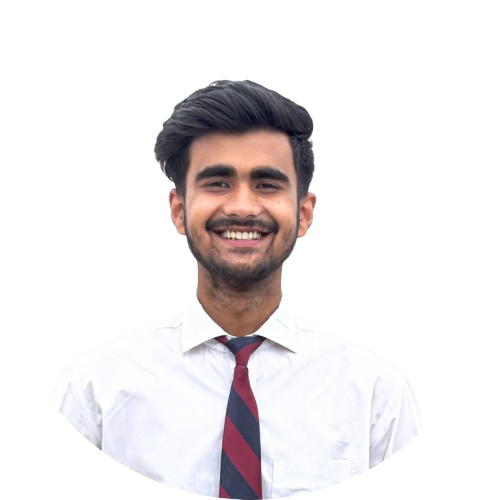
#> input picture assets/profile.png, 500 x 500 px
$ python generate_banner.py
#> lines starting #> are read from the running program, lines starting #| are printed output that depends on the picture
from pathlib import Path
from PIL import Image, ImageOps, ImageFilter, ImageEnhance
import html
import random

ROOT = Path(__file__).resolve().parent
ASSETS = ROOT / "assets"

WIDTH = 1180
HEIGHT = 610

PHOTO_PATH = ASSETS / "profile.png"
OUTPUT_DARK = ROOT / "dark.svg"
OUTPUT_LIGHT = ROOT / "light.svg"

GRID_W = 105
GRID_H = 118

random.seed(42)


def load_portrait():
    image = Image.open(PHOTO_PATH).convert("RGB")

    target_ratio = GRID_W / GRID_H
    image_ratio = image.width / image.height

    if image_ratio > target_ratio:
        new_width = int(image.height * target_ratio)
        left = (image.width - new_width) // 2

        image = image.crop(
            (
                left,
                0,
                left + new_width,
                image.height
            )
        )
    else:
        new_height = int(image.width / target_ratio)
        top = max(0, (image.height - new_height) // 2)

        image = image.crop(
            (
                0,
                top,
                image.width,
                top + new_height
            )
        )

    image = image.resize(
        (GRID_W, GRID_H),
        Image.Resampling.LANCZOS
    )

    image = ImageOps.grayscale(image)
    image = ImageOps.autocontrast(image, cutoff=1)

    image = ImageEnhance.Contrast(
        image
    ).enhance(1.3)

    image = image.filter(
        ImageFilter.UnsharpMask(
            radius=3,
            percent=140,
            threshold=3
        )
    )

    return image


def dither(image):
    pixels = image.load()

    matrix = [
        [
            float(pixels[x, y])
            for x in range(image.width)
        ]
        for y in range(image.height)
    ]

    for y in range(image.height):
        reverse = y % 2 == 1

        if reverse:
            xs = range(
                image.width - 1,
                -1,
                -1
            )
        else:
            xs = range(image.width)

        for x in xs:
            old = matrix[y][x]

            new = 255 if old >= 128 else 0

            error = old - new

            matrix[y][x] = new

            direction = -1 if reverse else 1

            next_x = x + direction

            if 0 <= next_x < image.width:
                matrix[y][next_x] += (
                    error * 7 / 16
                )

            if y + 1 < image.height:
                matrix[y + 1][x] += (
                    error * 5 / 16
                )

                prev_x = x - direction
                next_x = x + direction

                if 0 <= prev_x < image.width:
                    matrix[y + 1][prev_x] += (
                        error * 3 / 16
                    )

                if 0 <= next_x < image.width:
                    matrix[y + 1][next_x] += (
                        error * 1 / 16
                    )

    return matrix


def portrait_points():
    image = load_portrait()
#> in load_portrait, `image = image.crop( ( left, 0, left + new_width, image.height ) )`:
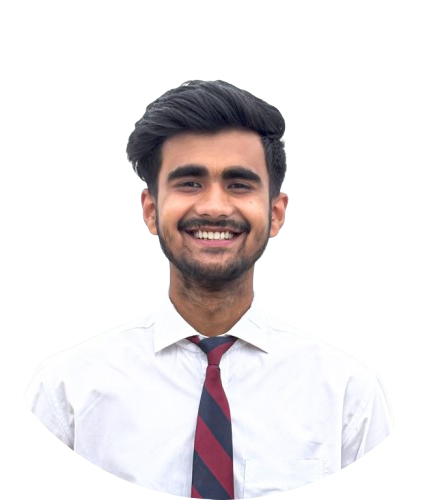
#> image: PIL image 444x500 RGB; mean R, G, B 232.9, 228.5, 229.5
#> in load_portrait, `image = image.resize( (GRID_W, GRID_H), Image.Resampling.LANCZOS )`:
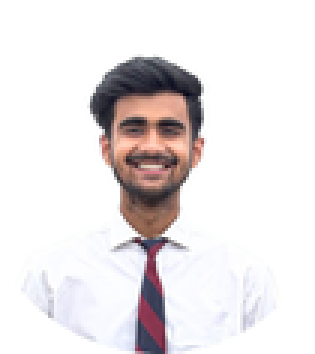
#> image: PIL image 105x118 RGB (shown 3 times larger); mean R, G, B 232.8, 228.4, 229.4
#> in load_portrait, `image = ImageOps.grayscale(image)`:
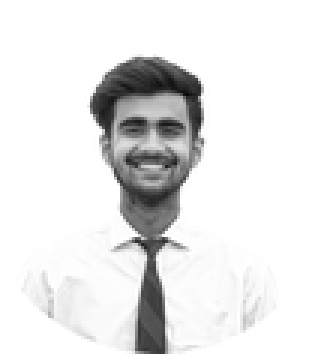
#> image: PIL image 105x118 L (shown 3 times larger); min 8, max 255, mean 229.8
#> in load_portrait, `image = ImageOps.autocontrast(image, cutoff=1)`:
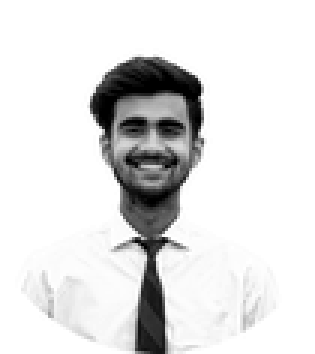
#> image: PIL image 105x118 L (shown 3 times larger); min 0, max 255, mean 224.8
#> in load_portrait, `image = ImageEnhance.Contrast( image ).enhance(1.3)`:
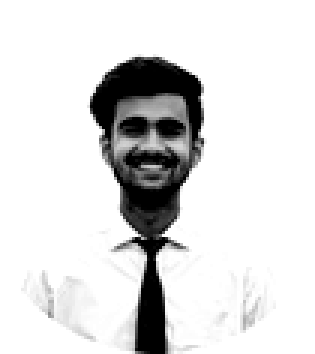
#> image: PIL image 105x118 L (shown 3 times larger); min 0, max 255, mean 221
#> in load_portrait, `image = image.filter( ImageFilter.UnsharpMask( radius=3, percent=140, ..`:
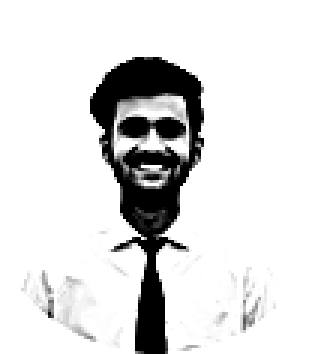
#> image: PIL image 105x118 L (shown 3 times larger); min 0, max 255, mean 221.4
    matrix = dither(image)
#> in dither, `matrix = [ [ float(pixels[x, y]) for x in range(image.width) ] for y i..`: matrix = 118 items

    points = []

    left = 65
    top = 110

    frame_w = 380
    frame_h = 385

    cell_w = frame_w / GRID_W
    cell_h = frame_h / GRID_H

    for y in range(GRID_H):
        for x in range(GRID_W):
            value = matrix[y][x]

            if value < 128:
                px = (
                    left
                    + x * cell_w
                    + cell_w / 2
                )

                py = (
                    top
                    + y * cell_h
                    + cell_h / 2
                )

                jitter_x = random.uniform(
                    -0.9,
                    0.9
                )

                jitter_y = random.uniform(
                    -0.9,
                    0.9
                )

                radius = random.uniform(
                    0.65,
                    1.35
                )

                points.append(
                    (
                        px + jitter_x,
                        py + jitter_y,
                        radius
                    )
                )

    return points


def circles(points):
    output = []

    for x, y, radius in points:
        output.append(
            (
                f'<circle '
                f'cx="{x:.2f}" '
                f'cy="{y:.2f}" '
                f'r="{radius:.2f}"/>'
            )
        )

    return "".join(output)


def text(
    x,
    y,
    value,
    size=13,
    weight="400",
    opacity=1
):
    safe = html.escape(value)

    return (
        f'<text '
        f'x="{x}" '
        f'y="{y}" '
        f'font-family="ui-monospace,'
        f'SFMono-Regular,Menlo,Monaco,'
        f'Consolas,monospace" '
        f'font-size="{size}px" '
        f'font-weight="{weight}" '
        f'fill="currentColor" '
        f'opacity="{opacity}">'
        f'{safe}'
        f'</text>'
    )


def line(
    x1,
    y1,
    x2,
    y2,
    opacity=1
):
    return (
        f'<line '
        f'x1="{x1}" '
        f'y1="{y1}" '
        f'x2="{x2}" '
        f'y2="{y2}" '
        f'stroke="currentColor" '
        f'opacity="{opacity}"/>'
    )


def build_svg(points, dark=True):
    bg = (
        "#090b10"
        if dark
        else "#ffffff"
    )

    fg = (
        "#f3f4f6"
        if dark
        else "#111827"
    )

    muted = (
        "#8b949e"
        if dark
        else "#6b7280"
    )

    red = "#ff4d4d"

    portrait = circles(points)

    info = [
        (
            "Subject",
            "Aditya Kumar"
        ),
        (
            "Role",
            "Full Stack Developer"
        ),
        (
            "Focus",
            "DSA · Full Stack · Cloud Security"
        ),
        (
            "Status",
            "Learning · Building · Shipping"
        ),
        (
            "ToolChain",
            "VS Code · Git · GitHub · Figma · Postman"
        ),
        (
            "Core.Lang",
            "C++ · Python · JavaScript"
        ),
        (
            "Core.Frontend",
            "React.js · Next.js · GSAP · Framer"
        ),
        (
            "Core.Backend",
            "FastAPI"
        ),
        (
            "Core.Database",
            "PostgreSQL · SQL"
        ),
        (
            "Core.Cloud",
            "AWS"
        ),
        (
            "Core.Infra",
            "Docker · GitHub Actions"
        )
    ]

    info_markup = []

    start_y = 155

    for index, (label, value) in enumerate(info):
        y = start_y + index * 29

        info_markup.append(
            text(
                510,
                y,
                label,
                12,
                "700"
            )
        )

        info_markup.append(
            text(
                655,
                y,
                value,
                11,
                "400",
                0.92
            )
        )

        info_markup.append(
            line(
                510,
                y + 9,
                1110,
                y + 9,
                0.10
            )
        )

    social = [
        (
            "MAIL",
            "Available on request"
        ),
        (
            "PORTFOLIO",
            "Coming soon"
        ),
        (
            "LINKEDIN",
            "linkedin.com/in/adityakumar"
        ),
        (
            "GITHUB",
            "github.com/flickshot-bit"
        )
    ]

    social_markup = []

    for index, (label, value) in enumerate(social):
        y = 470 + index * 22

        social_markup.append(
            text(
                510,
                y,
                label,
                10,
                "700"
            )
        )

        social_markup.append(
            text(
                655,
                y,
                value,
                10,
                "400",
                0.80
            )
        )

    logo_sequence = """
    <g id="logo-cpp" opacity="0">
        <rect
            x="910"
            y="75"
            width="105"
            height="42"
            rx="21"
            fill="currentColor"
            opacity="0.06"
            stroke="currentColor"
            stroke-width="1"
            stroke-opacity="0.18"/>

        <text
            x="962.5"
            y="103"
            text-anchor="middle"
            font-family="Arial,sans-serif"
            font-size="21"
            font-weight="800"
            fill="currentColor">
            C++
        </text>
    </g>

    <g id="logo-react" opacity="0">
        <rect
            x="910"
            y="75"
            width="105"
            height="42"
            rx="21"
            fill="currentColor"
            opacity="0.06"
            stroke="currentColor"
            stroke-width="1"
            stroke-opacity="0.18"/>

        <g
            transform="
                translate(962.5 96)
                scale(0.20)
            "
        >
            <circle
                cx="0"
                cy="0"
                r="46"
                fill="none"
                stroke="currentColor"
                stroke-width="7"/>

            <ellipse
                cx="0"
                cy="0"
                rx="75"
                ry="25"
                fill="none"
                stroke="currentColor"
                stroke-width="7"/>

            <ellipse
                cx="0"
                cy="0"
                rx="75"
                ry="25"
                transform="rotate(60)"
                fill="none"
                stroke="currentColor"
                stroke-width="7"/>

            <ellipse
                cx="0"
                cy="0"
                rx="75"
                ry="25"
                transform="rotate(-60)"
                fill="none"
                stroke="currentColor"
                stroke-width="7"/>

            <circle
                cx="0"
                cy="0"
                r="9"
                fill="currentColor"/>
        </g>
    </g>

    <g id="logo-aws" opacity="0">
        <rect
            x="910"
            y="75"
            width="105"
            height="42"
            rx="21"
            fill="currentColor"
            opacity="0.06"
            stroke="currentColor"
            stroke-width="1"
            stroke-opacity="0.18"/>

        <text
            x="962.5"
            y="101"
            text-anchor="middle"
            font-family="Arial,sans-serif"
            font-size="21"
            font-weight="800"
            fill="currentColor">
            aws
        </text>

        <path
            d="M940 106 Q962.5 117 985 106"
            fill="none"
            stroke="currentColor"
            stroke-width="2.5"
            stroke-linecap="round"/>
    </g>
    """

    svg = f"""<svg
    xmlns="http://www.w3.org/2000/svg"
    width="{WIDTH}"
    height="{HEIGHT}"
    viewBox="0 0 {WIDTH} {HEIGHT}">

    <style>
        svg {{
            color: {fg};
            background: {bg};
        }}

        .terminal {{
            fill: {bg};
            stroke: currentColor;
            stroke-width: 1.5;
        }}

        .portrait {{
            fill: currentColor;
        }}

        .live {{
            animation:
                pulse 1.5s ease-in-out infinite;
        }}

        #portrait {{
            animation:
                portraitIntro 3.2s ease-out 1;
            transform-origin:
                255px 300px;
        }}

        #logo-cpp {{
            animation:
                cppMorph 14.2s linear infinite;
        }}

        #logo-react {{
            animation:
                reactMorph 14.2s linear infinite;
        }}

        #logo-aws {{
            animation:
                awsMorph 14.2s linear infinite;
        }}

        @keyframes pulse {{
            0%, 100% {{
                opacity: 1;
            }}

            50% {{
                opacity: 0.35;
            }}
        }}

        @keyframes portraitIntro {{
            0% {{
                opacity: 0;
                transform: scale(0.94);
            }}

            70% {{
                opacity: 1;
            }}

            100% {{
                opacity: 1;
                transform: scale(1);
            }}
        }}

        @keyframes cppMorph {{
            0%, 21% {{
                opacity: 1;
            }}

            23%, 100% {{
                opacity: 0;
            }}
        }}

        @keyframes reactMorph {{
            0%, 23% {{
                opacity: 0;
            }}

            30%, 51% {{
                opacity: 1;
            }}

            53%, 100% {{
                opacity: 0;
            }}
        }}

        @keyframes awsMorph {{
            0%, 53% {{
                opacity: 0;
            }}

            60%, 81% {{
                opacity: 1;
            }}

            83%, 100% {{
                opacity: 0;
            }}
        }}

        text {{
            dominant-baseline: alphabetic;
        }}
    </style>

    <rect
        class="terminal"
        x="10"
        y="10"
        width="1160"
        height="590"
        rx="18"/>

    <circle
        cx="35"
        cy="35"
        r="5"
        fill="#ff5f57"/>

    <circle
        cx="53"
        cy="35"
        r="5"
        fill="#febc2e"/>

    <circle
        cx="71"
        cy="35"
        r="5"
        fill="#28c840"/>

    {text(
        590,
        40,
        "profile.sh --live",
        12,
        "600"
    )}

    <rect
        x="1050"
        y="22"
        width="82"
        height="27"
        rx="13.5"
        fill="{red}"
        opacity="0.16"/>

    <circle
        cx="1067"
        cy="35.5"
        r="4"
        fill="{red}"
        class="live"/>

    {text(
        1078,
        40,
        "LIVE",
        10,
        "800"
    )}

    {line(
        25,
        62,
        1155,
        62,
        0.18
    )}

    <rect
        x="45"
        y="78"
        width="420"
        height="480"
        rx="12"
        fill="none"
        stroke="currentColor"
        opacity="0.22"/>

    {text(
        65,
        103,
        "VISUAL.MAP",
        11,
        "700"
    )}

    <g
        id="portrait"
        class="portrait"
    >
        {portrait}
    </g>

    {text(
        510,
        103,
        "SYSTEM.INFO",
        11,
        "700"
    )}

    <g id="tech-morph">
        {logo_sequence}
    </g>

    {''.join(info_markup)}

    {''.join(social_markup)}

    {line(
        510,
        565,
        1110,
        565,
        0.15
    )}

    {text(
        510,
        585,
        "C++ → React → AWS",
        10,
        "600",
        0.55
    )}

    {text(
        920,
        585,
        "BUILD • SHIP • LEARN",
        10,
        "600",
        0.55
    )}

    </svg>
    """

    return svg


def main():
    points = portrait_points()
#> after the loop in portrait_points, `for y in range(GRID_H):`: points = 1627 items, first 6: (226.3, 172.8, 0.843), (229.2, 174, 1.12), (234, 172.9, 0.945), (236.1, 173.1, 1), (239.7, 173.1, 1.1), (244.2, 173.1, 1.06)

    dark_svg = build_svg(
        points,
        dark=True
    )
#> the loop in circles, `for x, y, radius in points:` made 1627 passes
#> after the loop in circles, `for x, y, radius in points:`: output = 1627 items

    light_svg = build_svg(
        points,
        dark=False
    )
#> the loop in circles (call 2), `for x, y, radius in points:` made 1627 passes

    OUTPUT_DARK.write_text(
        dark_svg,
        encoding="utf-8"
    )

    OUTPUT_LIGHT.write_text(
        light_svg,
        encoding="utf-8"
    )

    print(
        f"Generated: {OUTPUT_DARK}"
    )

    print(
        f"Generated: {OUTPUT_LIGHT}"
    )

    print(
        f"Portrait particles: {len(points)}"
    )
#| Portrait particles: 1627


if __name__ == "__main__":
    main()
